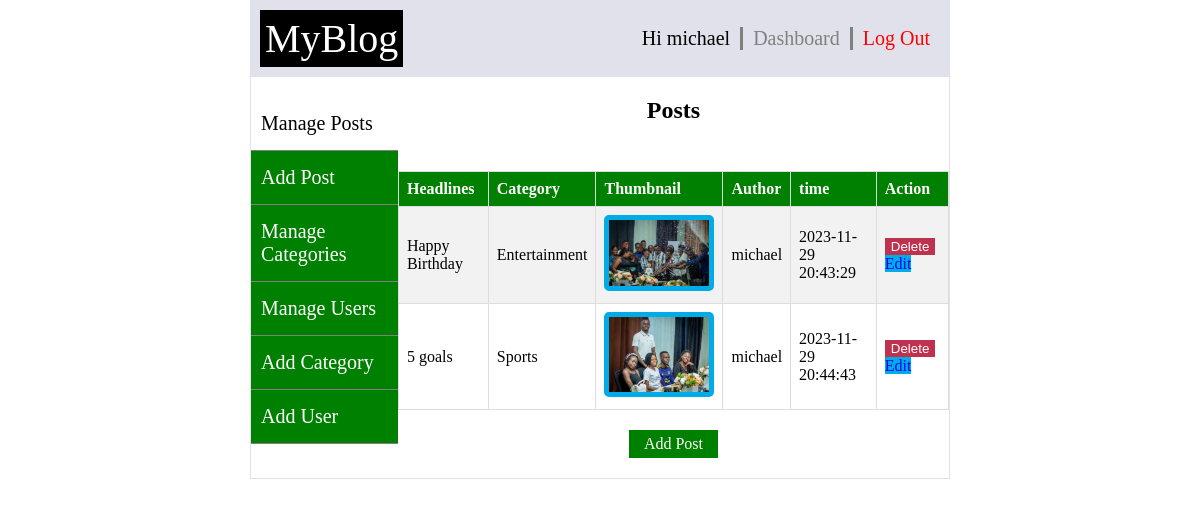
The page /admin/managepost.php (signed in) on the database its author committed.
### tables this page shows
CREATE TABLE `posts` (
  `id` int(11) NOT NULL,
  `heading` varchar(100) NOT NULL,
  `category` varchar(100) NOT NULL,
  `story` varchar(100) NOT NULL,
  `thumbnail` varchar(100) NOT NULL,
  `author` varchar(10) NOT NULL,
  `time` timestamp NOT NULL DEFAULT current_timestamp() ON UPDATE current_timestamp()
);

### admin/managepost.php (the view, shortened to what this page needs)
<?php
include_once('../logic/db_config.php');
include_once('../header.php');
$sql = "SELECT * FROM posts";
$result = mysqli_query($conn, $sql);
$posts = mysqli_fetch_all($result, MYSQLI_ASSOC);
?>
<div class="dashboard">
    <section>
        <ul class="pages">
            <li><a class="active" href="managepost.php">Manage Posts</a></li>
            <li><a href="addpost.php">Add Post</a></li>
            <?php if (isset($_SESSION['user_is_admin'])) : ?>
                <li><a href="managecategories.php">Manage Categories</a></li>
                <li><a href="manageusers.php">Manage Users</a></li>
                <li><a href="addcategory.php">Add Category</a></li>
                <li><a href="adduser.php">Add User</a></li>
            <?php endif ?>
        </ul>
    </section>
    <section>
        <h1 style="text-align: center; padding-bottom: 27px;">Posts</h1>
        <table id="users">
            <tr>
                <th>Headlines</th>
                <th>Category</th>
                <th>Thumbnail</th>
                <th>Author</th>
                <th>time</th>
                <th>Action</th>
            </tr>
            <?php if (isset($_SESSION['user_is_admin'])) : ?>
                <?php
                for ($i = 0; $i < count($posts); $i++) { ?>
                    <tr>
                        <td><?php echo $posts[$i]['heading'] ?></td>
                        <td><?php echo $posts[$i]['category'] ?></td>
                        <td><img style="width: 100px; border-radius: 5px; border: 5px solid rgb(0, 172, 232);" src="<?php echo "../logic/images/" . $posts[$i]['thumbnail'] ?>" alt=""></td>
                        <td><?php echo $posts[$i]['author'] ?></td>
                        <td><?php echo $posts[$i]['time'] ?></td>
                        <td>
                        <form action="managepost.php" method="POST">
                            <button name="delete" value="delete" type="delete">Delete</button>
                            <a style="background-color: rgb(0, 172, 232);" href="edit.php?id=<?php echo $posts[$i]['id'] ?>">Edit</a>
                        </form>
                        </td>
                    </tr>
                <?php } ?>
            <?php endif ?>
        </table>
        <a style="background-color: green; color: white; padding: 5px 15px; margin: 20px auto; display: block; width: fit-content;" href="addpost.php">Add Post</a>
    </section>
</div>
</body>
</html>

### css/styles.css (style rules this page uses)
body { margin: 0 250px; backgroung-color: gray; }
a { text-decoration: none; }
ul { list-style-type: none; }
section ul { padding: 0; margin-top: 20px; }
section ul li a { display: block; font-size: 20px; color: white; padding: 15px 0; border-bottom: 1px solid gray; background-color: green; padding-left: 10px; }
section ul li { margin-left: 0; }
section .active { background-color: white; color: black; }
.dashboard { display: grid; grid-template-columns: 0.8fr 3fr; border-bottom: 1px solid rgba(100, 105, 156, 0.2); border-left: 1px solid rgba(100, 105, 156, 0.2); border-right: 1px solid rgba(100, 105, 156, 0.2); }
table { margin-left: auto; margin-right: auto; }
#users td, #users th { border: 1px solid #ddd; padding: 8px; }
#users { border-collapse: collapse; }
#users tr:nth-child(even) { background-color: #f2f2f2; }
#users th { background-color: green; color: white; text-align: left; }
table button { color: white; background-color: rgb(190, 50, 80); border: none; cursor: pointer; }

### rows shown on the page
posts: heading "Happy Birthday", category "Entertainment", thumbnail (picture), author "michael", time "2023-11-29 20:43:29"
posts: heading "5 goals", category "Sports", thumbnail (picture), author "michael", time "2023-11-29 20:44:43"

### other values the page prints
$_SESSION['user_logged_in'] "michael"
